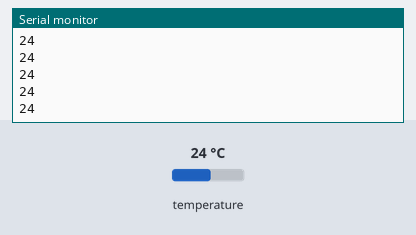
A sketch run on a simulated Arduino Uno, built with avr-gcc and run on an emulated ATmega328P. Shown: the last lines printed to the serial monitor. The test bench sets the inputs (shaded band); at power-on: temperature 24 °C.

Above: at 1.2 s.
1.3 s: temperature set to 12 °C
At 1.6 s:
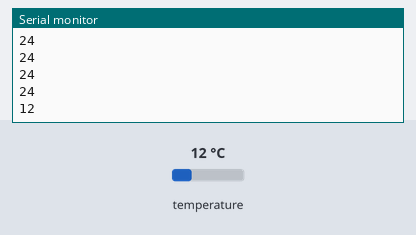
2.8 s: temperature set to 19 °C
At 2.98 s:
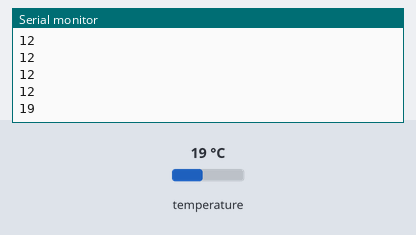
Timing chart, 0 to 5.8 s (numbered marks = the images above; inputs shaded):
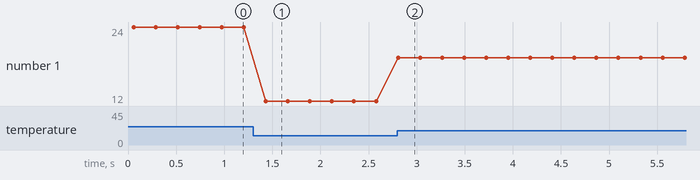

Measured:
- after the input at 1.3 s, the serial monitor: prints a new line after 0.13 s (image 1)
- after the input at 2.8 s, the serial monitor: prints a new line at once (image 2)
- plotted number 1: 24 → 12 after the input at 1.3 s, 12 → 19 after the input at 2.8 s

The sketch:

PIRsensorRXask.ino
```cpp
#include <OneWire.h>
#include <SoftwareSerial.h>

int DS18S20_Pin = 2; //DS18S20 Signal pin on digital 2
char tmpstring[10];

//Temperature chip i/o
OneWire ds(DS18S20_Pin);  // on digital pin 2

SoftwareSerial display(3, 2);

void setup(void) {
  Serial.begin(9600);
  display.begin(9600);

  display.write(254); // move cursor to beginning of first line
  display.write(128);

  display.write("                "); // clear display
  display.write("                ");
}

void loop(void) {
  float temperature = getTemp();
  int tmp = (int) temperature;

  Serial.println(tmp);

  sprintf(tmpstring, "%3d F", tmp);
  display.write(tmpstring);

  display.write(254); // move cursor to beginning of first line
  display.write(128);

  delay(200); //just here to slow down the output so it is easier to read

}


float getTemp(){
  //returns the temperature from one DS18S20 in DEG Celsius

  byte data[12];
  byte addr[8];

  if ( !ds.search(addr)) {
      //no more sensors on chain, reset search
      ds.reset_search();
      return -1000;
  }

  if ( OneWire::crc8( addr, 7) != addr[7]) {
      Serial.println("CRC is not valid!");
      return -1000;
  }

  if ( addr[0] != 0x10 && addr[0] != 0x28) {
      Serial.print("Device is not recognized");
      return -1000;
  }

  ds.reset();
  ds.select(addr);
  ds.write(0x44,1); // start conversion, with parasite power on at the end

  byte present = ds.reset();
  ds.select(addr);
  ds.write(0xBE); // Read Scratchpad

  for (int i = 0; i < 9; i++) { // we need 9 bytes
    data[i] = ds.read();
  }

  ds.reset_search();

  byte MSB = data[1];
  byte LSB = data[0];

  float tempRead = ((MSB << 8) | LSB); //using two's compliment
  float TemperatureSum = tempRead / 16;

  TemperatureSum = ((TemperatureSum * 18 + 5)/10 + 32);
  TemperatureSum = TemperatureSum - 32;
  TemperatureSum = TemperatureSum * 5;
  TemperatureSum = TemperatureSum / 9 ;


  return (TemperatureSum);
  //Deduct 32, then multiply by 5, then divide by 9

}
```
